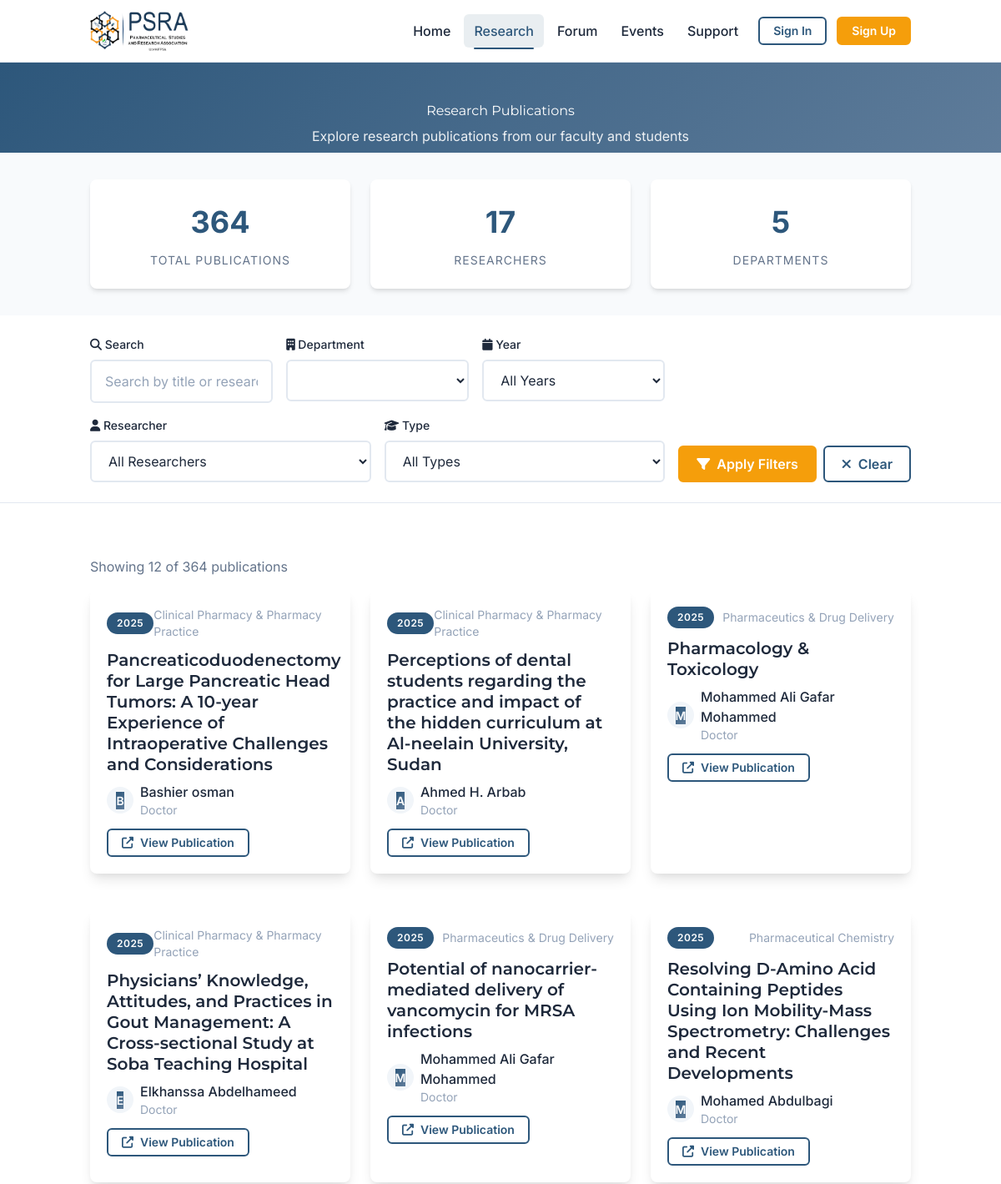
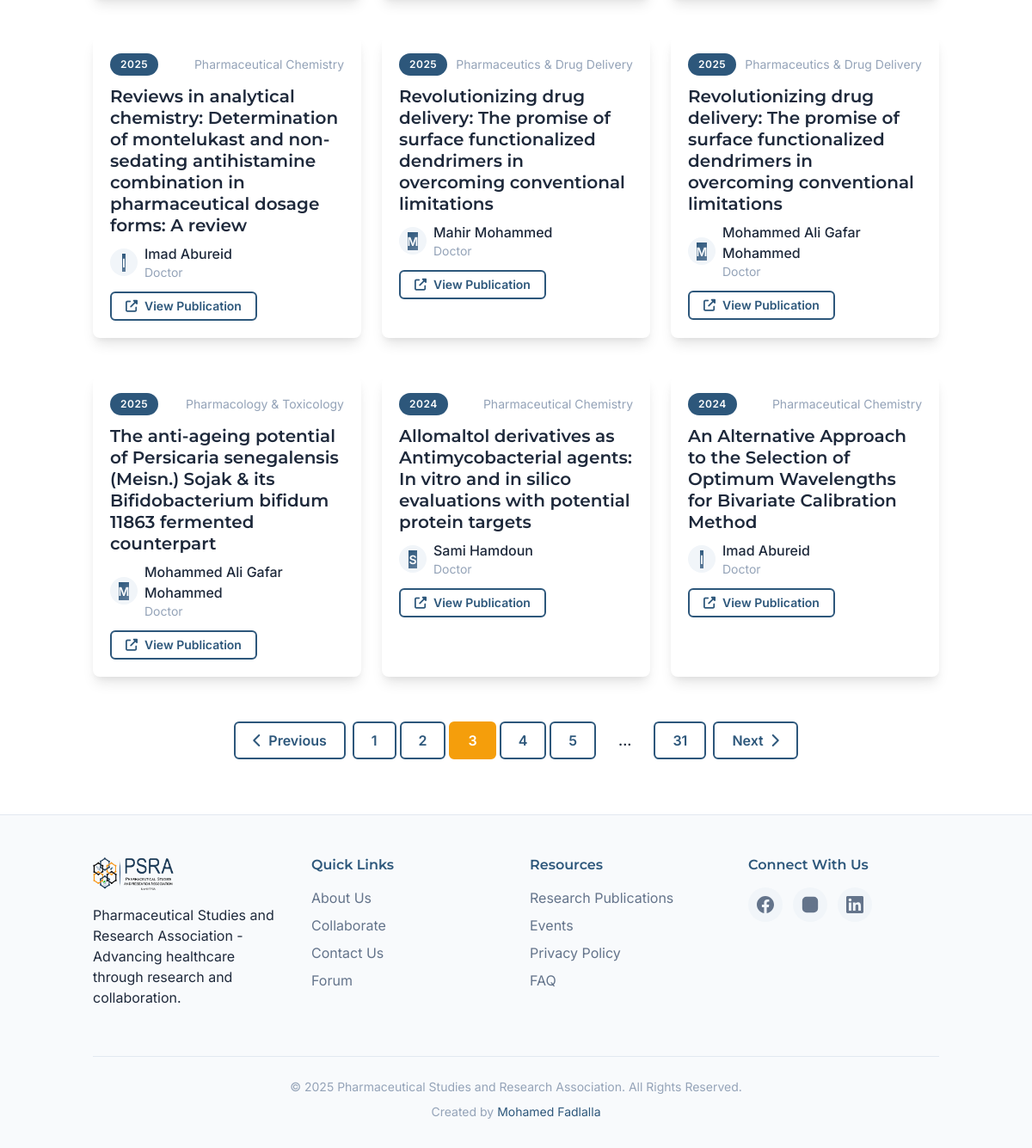
Page /research?page=3&department=all&year=all&researcher_type=all&search= on the committed database (2 pictures, top to bottom).
### models.py (models this page shows, shortened)
class Research(db.Model):
    id = db.Column(db.Integer, primary_key=True)
    title = db.Column(db.String(500), nullable=False)
    doi_url = db.Column(db.String(500), nullable=True)
    department = db.Column(db.String(100), nullable=False)
    year = db.Column(db.Integer, nullable=False)
    researcher_id = db.Column(db.Integer, db.ForeignKey('researcher.id'), nullable=False)
    researcher_type = db.Column(db.String(20), default='doctor')  # 'doctor' or 'student'
    is_approved = db.Column(db.Boolean, default=True)  # For submitted research pending approval
    submitted_by = db.Column(db.Integer, db.ForeignKey('user.id'), nullable=True)  # User who submitted
    submitted_by_user = db.relationship('User', foreign_keys=[submitted_by], backref='submitted_researches')
    created_at = db.Column(db.DateTime, default=datetime.utcnow)

class Researcher(db.Model):
    id = db.Column(db.Integer, primary_key=True)
    name = db.Column(db.String(200), nullable=False, unique=True)
    profile_picture_url = db.Column(db.String(200), default=None)
    bio = db.Column(db.Text, nullable=True)
    is_registered_user = db.Column(db.Boolean, default=False)
    user_id = db.Column(db.Integer, db.ForeignKey('user.id'), nullable=True)
    created_at = db.Column(db.DateTime, default=datetime.utcnow)
    researches = db.relationship('Research', backref='author', lazy=True, cascade='all, delete-orphan')

### app.py (the view)
@app.route('/research')
def research():
    department = request.args.get('department', 'all')
    year = request.args.get('year', 'all')
    researcher_id = request.args.get('researcher', type=int)
    researcher_type = request.args.get('researcher_type', 'all')
    search_query = request.args.get('search', '').strip()
    page = request.args.get('page', 1, type=int)
    pagination = ResearchService.filter_researches(
        department=department,
        year=year,
        researcher_id=researcher_id,
        researcher_type=researcher_type,
        search_query=search_query if search_query else None,
        page=page,
        per_page=12
    )
    year_choices = ResearchService.get_year_choices()
    researchers = ResearchService.get_all_researchers()
    statistics = ResearchService.get_research_statistics()
    return render_template(
        'researches.html',
        researches=pagination.items,
        pagination=pagination,
        department_choices=ResearchService.DEPARTMENT_CHOICES if hasattr(ResearchService, 'DEPARTMENT_CHOICES') else [],
        year_choices=year_choices,
        researcher_type_choices=ResearchService.RESEARCHER_TYPE_CHOICES if hasattr(ResearchService, 'RESEARCHER_TYPE_CHOICES') else [],
        researchers=researchers,
        statistics=statistics,
        current_department=department,
        current_year=year,
        current_researcher=researcher_id,
        current_researcher_type=researcher_type,
        search_query=search_query
    )

### app.py (called while the page is built)
@app.context_processor
def inject_unread_messages():
    if current_user.is_authenticated:
        unread_count = Message.query.filter_by(receiver_id=current_user.id, is_read=False).count()
        return {'unread_message_count': unread_count}
    return {'unread_message_count': 0}

### services/research_service.py (called while the page is built)
    @staticmethod
    def get_year_choices() -> List[Tuple[str, str]]:
        years = db.session.query(Research.year).distinct().order_by(Research.year.desc()).all()
        choices = [('all', 'All Years')]
        for year in years:
            if year[0]:
                choices.append((str(year[0]), str(year[0])))
        return choices

    @staticmethod
    def get_all_researchers() -> List[Researcher]:
        return Researcher.query.order_by(Researcher.name).all()

### templates/researches.html (shortened to what this page needs)
{% extends "base.html" %}
{% block content %}
<div class="researches-page">
    <div class="page-header">
        <div class="container">
            <h1>Research Publications</h1>
            <p>Explore research publications from our faculty and students</p>
        </div>
    </div>
    {% if statistics %}
    <div class="statistics-section">
        <div class="container">
            <div class="stats-grid">
                <div class="stat-card">
                    <div class="stat-number">{{ statistics.total_researches }}</div>
                    <div class="stat-label">Total Publications</div>
                </div>
                <div class="stat-card">
                    <div class="stat-number">{{ statistics.total_researchers }}</div>
                    <div class="stat-label">Researchers</div>
                </div>
                <div class="stat-card">
                    <div class="stat-number">{{ statistics.departments|length }}</div>
                    <div class="stat-label">Departments</div>
                </div>
            </div>
        </div>
    </div>
    {% endif %}
    <div class="filter-section">
        <div class="container">
            <form method="GET" action="{{ url_for('research') }}" class="filter-form">
                <div class="filter-grid">
                    <div class="filter-group">
                        <label class="form-label"><i class="fas fa-search"></i> Search</label>
                        <input type="text" name="search" placeholder="Search by title or researcher..."
                               value="{{ search_query }}" class="form-input">
                    </div>
                    <div class="filter-group">
                        <label class="form-label"><i class="fas fa-building"></i> Department</label>
                        <select name="department" class="form-select">
                        </select>
                    </div>
                    <div class="filter-group">
                        <label class="form-label"><i class="fas fa-calendar"></i> Year</label>
                        <select name="year" class="form-select">
                            {% for value, label in year_choices %}
                            <option value="{{ value }}" {% if current_year == value %}selected{% endif %}>
                                {{ label }}
                            </option>
                            {% endfor %}
                        </select>
                    </div>
                    <div class="filter-group">
                        <label class="form-label"><i class="fas fa-user"></i> Researcher</label>
                        <select name="researcher" class="form-select">
                            <option value="">All Researchers</option>
                        </select>
                    </div>
                    <div class="filter-group">
                        <label class="form-label"><i class="fas fa-graduation-cap"></i> Type</label>
                        <select name="researcher_type" class="form-select">
                            {% for value, label in researcher_type_choices %}
                            <option value="{{ value }}" {% if current_researcher_type == value %}selected{% endif %}>
                                {{ label }}
                            </option>
                            {% endfor %}
                        </select>
                    </div>
                </div>
                <div class="filter-buttons">
                    <button type="submit" class="btn btn-primary">
                        <i class="fas fa-filter"></i> Apply Filters
                    </button>
                    <a href="{{ url_for('research') }}" class="btn btn-outline">
                        <i class="fas fa-times"></i> Clear
                    </a>
                </div>
            </form>
        </div>
    </div>
    <section class="section">
        <div class="container">
            {% if researches %}
            <div class="results-count mb-4">
                <p class="text-secondary">Showing {{ researches|length }} of {{ pagination.total }} publications</p>
            </div>
            <div class="grid md:grid-cols-2 lg:grid-cols-3">
                {% for research in researches %}
                <div class="card research-card card-elevated">
                    <div class="card-body">
                        <div class="research-header flex justify-between items-center mb-3">
                            <span class="badge badge-primary">{{ research.year }}</span>
                            <span class="text-sm text-muted">{{ research.department }}</span>
                        </div>
                        <h3 class="research-title card-title">
                            {% if research.doi_url %}
                            <a href="{{ research.doi_url }}" target="_blank" rel="noopener noreferrer">
                                {{ research.title }}
                            </a>
                            {% else %}
                            {{ research.title }}
                            {% endif %}
                        </h3>
                        <div class="research-author flex items-center gap-2 mb-3">
                            <div class="avatar avatar-sm">
                                {% if research.author.profile_picture_url %}
                                <img src="{{ research.author.profile_picture_url }}" alt="{{ research.author.name }}">
                                {% else %}
                                <span class="avatar-placeholder">{{ research.author.name[0].upper() }}</span>
                                {% endif %}
                            </div>
                            <div>
                                <a href="{{ url_for('researcher_profile', researcher_id=research.author.id) }}" class="text-primary font-medium">
                                    {{ research.author.name }}
                                </a>
                                <div class="text-sm text-muted">{{ research.researcher_type|title }}</div>
                            </div>
                        </div>
                        {% if research.doi_url %}
                        <div class="research-doi">
                            <a href="{{ research.doi_url }}" target="_blank" rel="noopener noreferrer" class="btn btn-sm btn-outline">
                                <i class="fas fa-external-link-alt"></i> View Publication
                            </a>
                        </div>
                        {% endif %}
                    </div>
                </div>
                {% endfor %}
            </div>
            {% if pagination.pages > 1 %}
            <div class="pagination flex justify-center items-center gap-2 mt-8">
                {% if pagination.has_prev %}
                <a href="{{ url_for('research', page=pagination.prev_num, department=current_department, year=current_year, researcher=current_researcher, researcher_type=current_researcher_type, search=search_query) }}"
                   class="btn btn-outline">
                    <i class="fas fa-chevron-left"></i> Previous
                </a>
                {% endif %}
                <div class="pagination-numbers flex gap-1">
                    {% for page_num in pagination.iter_pages(left_edge=1, right_edge=1, left_current=2, right_current=2) %}
                        {% if page_num %}
                            {% if page_num == pagination.page %}
                            <span class="btn btn-primary">{{ page_num }}</span>
                            {% else %}
                            <a href="{{ url_for('research', page=page_num, department=current_department, year=current_year, researcher=current_researcher, researcher_type=current_researcher_type, search=search_query) }}"
                               class="btn btn-outline">{{ page_num }}</a>
                            {% endif %}
                        {% else %}
                            <span class="btn btn-ghost">...</span>
                        {% endif %}
                    {% endfor %}
                </div>
                {% if pagination.has_next %}
                <a href="{{ url_for('research', page=pagination.next_num, department=current_department, year=current_year, researcher=current_researcher, researcher_type=current_researcher_type, search=search_query) }}"
                   class="btn btn-outline">
                    Next <i class="fas fa-chevron-right"></i>
                </a>
                {% endif %}
            </div>
            {% endif %}
            {% endif %}
        </div>
    </section>
</div>
{% endblock %}

### rows in the picture
Research: year "2025", department "Clinical Pharmacy & Pharmacy Practice", title "Pancreaticoduodenectomy for Large Pancreatic Head Tumors: A 10-year Experience of Intraoperative Challenges and Considerations", author "B", author.name "Bashier osman", researcher_type "Doctor"
Research: year "2025", department "Clinical Pharmacy & Pharmacy Practice", title "Perceptions of dental students regarding the practice and impact of the hidden curriculum at Al-neelain University, Sudan", author "A", author.name "Ahmed H. Arbab", researcher_type "Doctor"
Research: year "2025", department "Pharmaceutics & Drug Delivery", title "Pharmacology & Toxicology", author "M", author.name "Mohammed Ali Gafar Mohammed", researcher_type "Doctor"
Research: year "2025", department "Clinical Pharmacy & Pharmacy Practice", title "Physicians’ Knowledge, Attitudes, and Practices in Gout Management: A Cross-sectional Study at Soba Teaching Hospital", author "E", author.name "Elkhanssa Abdelhameed", researcher_type "Doctor"
Research: year "2025", department "Pharmaceutics & Drug Delivery", title "Potential of nanocarrier-mediated delivery of vancomycin for MRSA infections", author "M", author.name "Mohammed Ali Gafar Mohammed", researcher_type "Doctor"
Research: year "2025", department "Pharmaceutical Chemistry", title "Resolving D-Amino Acid Containing Peptides Using Ion Mobility-Mass Spectrometry: Challenges and Recent Developments", author "M", author.name "Mohamed Abdulbagi", researcher_type "Doctor"
Research: year "2025", department "Pharmaceutical Chemistry", title "Reviews in analytical chemistry: Determination of montelukast and non-sedating antihistamine combination in pharmaceutical dosage forms: A review", author "I", author.name "Imad Abureid", researcher_type "Doctor"
Research: year "2025", department "Pharmaceutics & Drug Delivery", title "Revolutionizing drug delivery: The promise of surface functionalized dendrimers in overcoming conventional limitations", author "M", author.name "Mahir Mohammed", researcher_type "Doctor"
Research: year "2025", department "Pharmaceutics & Drug Delivery", title "Revolutionizing drug delivery: The promise of surface functionalized dendrimers in overcoming conventional limitations", author "M", author.name "Mohammed Ali Gafar Mohammed", researcher_type "Doctor"
Research: year "2025", department "Pharmacology & Toxicology", title "The anti-ageing potential of Persicaria senegalensis (Meisn.) Sojak & its Bifidobacterium bifidum 11863 fermented counterpart", author "M", author.name "Mohammed Ali Gafar Mohammed", researcher_type "Doctor"
Research: year "2024", department "Pharmaceutical Chemistry", title "Allomaltol derivatives as Antimycobacterial agents: In vitro and in silico evaluations with potential protein targets", author "S", author.name "Sami Hamdoun", researcher_type "Doctor"
Research: year "2024", department "Pharmaceutical Chemistry", title "An Alternative Approach to the Selection of Optimum Wavelengths for Bivariate Calibration Method", author "I", author.name "Imad Abureid", researcher_type "Doctor"

### other values in the picture
{{ statistics.total_researches }} "364"
{{ statistics.total_researchers }} "17"
{{ statistics.departments|length }} "5"
{{ researches|length }} "12"
{{ pagination.total }} "364"
{{ page_num }} "1" "2" "4" "5" "31"
{{ page_num }} "3"
{{ now.year if now else 2025 }} "2025"
form field year "All Years"
form field researcher_type "All Types"
